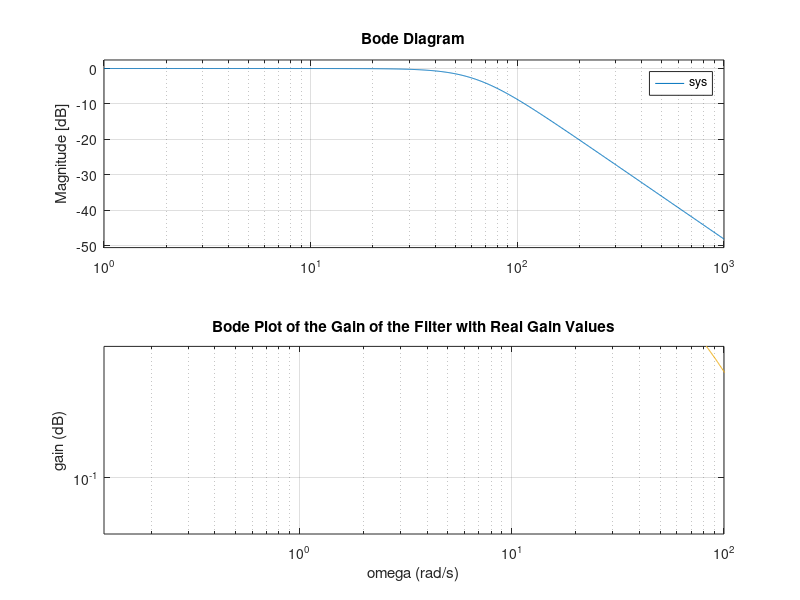

Source code (MATLAB):
%% ME 473 Project 2
clear all; close all; clc;

R1 = 17.99e+03;
R2 = 30e+03;
C1 = 0.999e-06;
C2 = 0.4699e-06;

wn = sqrt(1/(C1*C2*R1*R2)) %/(2*pi)

p = [1 (R1+R2)/(C1*R1*R2) 1/(C1*C2*R1*R2)];
r = roots(p);

w = [10^(-1)*wn 10^(-0.5)*wn wn 10^(1/4)*wn 10^(1/2)*wn 10^(3/4)*wn 10*wn];
f = w./(2*pi)
%G = (1/(C1*C2*R1*R2))./(s.^2 + s.*(R1+R2)/(C1*R1*R2) + 1/(C1*C2*R1*R2));

gain = (1/(C1*C2*R1*R2))./sqrt((1./(C1*C2*R1*R2) -w.^2).^2 + ((R1+R2)/(C1*R1*R2).*w).^2)

num = 1/(C1*C2*R1*R2);
denom = [1 (R1+R2)/(C1*R1*R2) 1/(C1*C2*R1*R2)];
sys = tf(num,denom);
bode(sys)

vi = [9.533 9.995 9.995 9.995 9.995 9.995 9.995];
vo = [9.181 9.930 6.979 2.966 0.983 0.315 0.102];
realgain = vo./vi

error = (gain - realgain)./gain * 100

%%
close all;
w = linspace(0,120,1000)*2*pi;
gain = (1/(C1*C2*R1*R2))./sqrt((1./(C1*C2*R1*R2) -w.^2).^2 + ((R1+R2)/(C1*R1*R2).*w).^2);
semilogx(w/(2*pi), 20*log10(gain))
hold on
w = [10^(-1)*wn 10^(-0.5)*wn wn 10^(1/4)*wn 10^(1/2)*wn 10^(3/4)*wn 10*wn];
gain = (1/(C1*C2*R1*R2))./sqrt((1./(C1*C2*R1*R2) -w.^2).^2 + ((R1+R2)/(C1*R1*R2).*w).^2);
semilogx(w/(2*pi), 20*log10(realgain),"x","MarkerSize",10,"LineWidth",3)
xlabel("\omega (Hz)");
ylabel("gain (dB)");
ylim([-43 0.5]);
xlim([0 100]);
grid on
title("Bode Plot of the Gain of the Filter with Real Gain Values")
%%
close all;
w = linspace(0,120,1000)*2*pi;
gain = (1/(C1*C2*R1*R2))./sqrt((1./(C1*C2*R1*R2) -w.^2).^2 + ((R1+R2)/(C1*R1*R2).*w).^2);
loglog(w, gain)
hold on
w = [10^(-1)*wn 10^(-0.5)*wn wn 10^(1/4)*wn 10^(1/2)*wn 10^(3/4)*wn 10*wn];
gain = (1/(C1*C2*R1*R2))./sqrt((1./(C1*C2*R1*R2) -w.^2).^2 + ((R1+R2)/(C1*R1*R2).*w).^2);
loglog(w, realgain, "*")
xlabel("\omega (rad/s)");
ylabel("gain (dB)");
% ylim([10^(-2.15) 10^(0.2)]);
grid on


